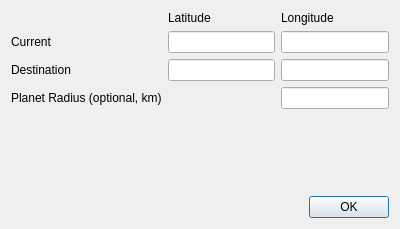
<?xml version="1.0" encoding="UTF-8"?>
<ui version="4.0">
 <class>BearingCalculator</class>
 <widget class="QDialog" name="BearingCalculator">
  <property name="geometry">
   <rect>
    <x>0</x>
    <y>0</y>
    <width>400</width>
    <height>229</height>
   </rect>
  </property>
  <property name="windowTitle">
   <string>Bearing Calculator</string>
  </property>
  <layout class="QGridLayout" name="gridLayout">
   <item row="5" column="0">
    <spacer name="verticalSpacer">
     <property name="orientation">
      <enum>Qt::Vertical</enum>
     </property>
     <property name="sizeHint" stdset="0">
      <size>
       <width>20</width>
       <height>0</height>
      </size>
     </property>
    </spacer>
   </item>
   <item row="0" column="1">
    <widget class="QLabel" name="label_2">
     <property name="text">
      <string>Latitude</string>
     </property>
    </widget>
   </item>
   <item row="2" column="2">
    <widget class="QLineEdit" name="destLon"/>
   </item>
   <item row="2" column="0">
    <widget class="QLabel" name="label_4">
     <property name="text">
      <string>Destination</string>
     </property>
    </widget>
   </item>
   <item row="3" column="2">
    <widget class="QLineEdit" name="radius"/>
   </item>
   <item row="1" column="0">
    <widget class="QLabel" name="label_3">
     <property name="text">
      <string>Current</string>
     </property>
    </widget>
   </item>
   <item row="6" column="0" colspan="3">
    <widget class="QDialogButtonBox" name="buttonBox">
     <property name="orientation">
      <enum>Qt::Horizontal</enum>
     </property>
     <property name="standardButtons">
      <set>QDialogButtonBox::Ok</set>
     </property>
     <property name="centerButtons">
      <bool>false</bool>
     </property>
    </widget>
   </item>
   <item row="1" column="1">
    <widget class="QLineEdit" name="sourceLat"/>
   </item>
   <item row="0" column="2">
    <widget class="QLabel" name="label">
     <property name="text">
      <string>Longitude</string>
     </property>
    </widget>
   </item>
   <item row="2" column="1">
    <widget class="QLineEdit" name="destLat"/>
   </item>
   <item row="1" column="2">
    <widget class="QLineEdit" name="sourceLon"/>
   </item>
   <item row="3" column="0">
    <widget class="QLabel" name="label_5">
     <property name="text">
      <string>Planet Radius (optional, km)</string>
     </property>
    </widget>
   </item>
   <item row="4" column="0" colspan="3">
    <widget class="QLabel" name="output">
     <property name="text">
      <string/>
     </property>
    </widget>
   </item>
  </layout>
 </widget>
 <resources/>
 <connections>
  <connection>
   <sender>buttonBox</sender>
   <signal>accepted()</signal>
   <receiver>BearingCalculator</receiver>
   <slot>accept()</slot>
   <hints>
    <hint type="sourcelabel">
     <x>224</x>
     <y>207</y>
    </hint>
    <hint type="destinationlabel">
     <x>157</x>
     <y>228</y>
    </hint>
   </hints>
  </connection>
  <connection>
   <sender>buttonBox</sender>
   <signal>rejected()</signal>
   <receiver>BearingCalculator</receiver>
   <slot>reject()</slot>
   <hints>
    <hint type="sourcelabel">
     <x>292</x>
     <y>213</y>
    </hint>
    <hint type="destinationlabel">
     <x>286</x>
     <y>228</y>
    </hint>
   </hints>
  </connection>
  <connection>
   <sender>radius</sender>
   <signal>textChanged(QString)</signal>
   <receiver>BearingCalculator</receiver>
   <slot>calculateBearingAndDistance()</slot>
   <hints>
    <hint type="sourcelabel">
     <x>302</x>
     <y>108</y>
    </hint>
    <hint type="destinationlabel">
     <x>365</x>
     <y>160</y>
    </hint>
   </hints>
  </connection>
  <connection>
   <sender>destLon</sender>
   <signal>textChanged(QString)</signal>
   <receiver>BearingCalculator</receiver>
   <slot>calculateBearingAndDistance()</slot>
   <hints>
    <hint type="sourcelabel">
     <x>310</x>
     <y>80</y>
    </hint>
    <hint type="destinationlabel">
     <x>167</x>
     <y>160</y>
    </hint>
   </hints>
  </connection>
  <connection>
   <sender>destLat</sender>
   <signal>textChanged(QString)</signal>
   <receiver>BearingCalculator</receiver>
   <slot>calculateBearingAndDistance()</slot>
   <hints>
    <hint type="sourcelabel">
     <x>183</x>
     <y>75</y>
    </hint>
    <hint type="destinationlabel">
     <x>216</x>
     <y>148</y>
    </hint>
   </hints>
  </connection>
  <connection>
   <sender>sourceLat</sender>
   <signal>textChanged(QString)</signal>
   <receiver>BearingCalculator</receiver>
   <slot>calculateBearingAndDistance()</slot>
   <hints>
    <hint type="sourcelabel">
     <x>202</x>
     <y>39</y>
    </hint>
    <hint type="destinationlabel">
     <x>226</x>
     <y>126</y>
    </hint>
   </hints>
  </connection>
  <connection>
   <sender>sourceLon</sender>
   <signal>textChanged(QString)</signal>
   <receiver>BearingCalculator</receiver>
   <slot>calculateBearingAndDistance()</slot>
   <hints>
    <hint type="sourcelabel">
     <x>376</x>
     <y>50</y>
    </hint>
    <hint type="destinationlabel">
     <x>397</x>
     <y>34</y>
    </hint>
   </hints>
  </connection>
 </connections>
 <slots>
  <slot>calculateBearingAndDistance()</slot>
 </slots>
</ui>
